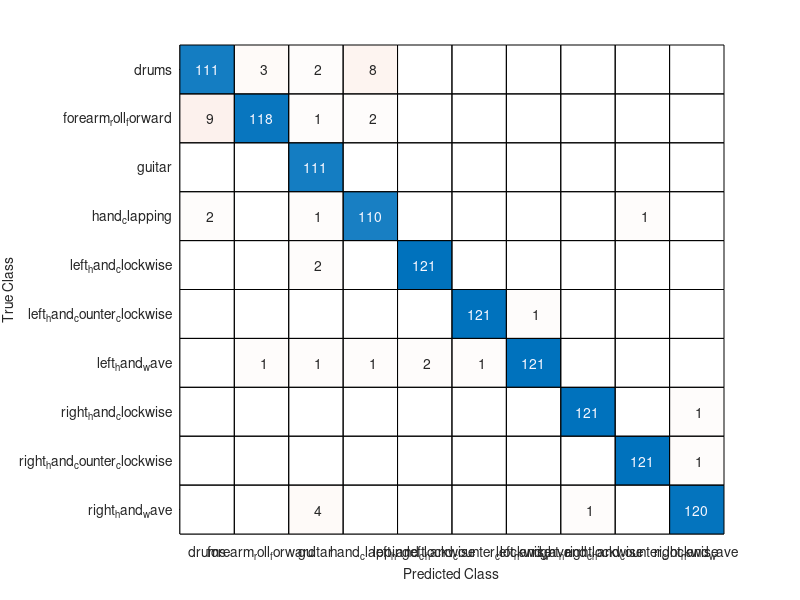

Here is the MATLAB script that generated this plot:
clear all, close all


labelnames={'hand_clapping','right_hand_wave','left_hand_wave','right_hand_clockwise','right_hand_counter_clockwise','left_hand_clockwise','left_hand_counter_clockwise','forearm_roll_forward','drums','guitar'};

% labelnames=categorical(labelnames)

lblstr=load('ibmlabels.mat');
labels=lblstr.labels;

k0labels_ts=labels(915:end);
k0predsstr=load('bestresults_preds_splitnet_k0.mat');
k0preds=k0predsstr.preds;
acc0=sum(k0labels_ts==k0preds)./3.05;
conf0=confusionmat(uint8(k0preds)+1,uint8(k0labels_ts)+1);


k1labels_ts=labels(306:610);
k1predsstr=load('bestresults_preds_splitnet_k1.mat');
k1preds=k1predsstr.preds;
acc1=sum(k1labels_ts==k1preds)./3.05;
conf1=confusionmat(uint8(k1preds)+1,uint8(k1labels_ts)+1);


k2labels_ts=labels(611:915);
k2predsstr=load('bestresults_preds_splitnet_k2.mat');
k2preds=k2predsstr.preds;
acc2=sum(k2labels_ts==k2preds)./3.05;
conf2=confusionmat(uint8(k2preds)+1,uint8(k2labels_ts)+1);


k3labels_ts=labels(1:305);
k3predsstr=load('bestresults_preds_splitnet_k3.mat');
k3preds=k3predsstr.preds;
acc3=sum(k3labels_ts==k3preds)./3.05;
conf3=confusionmat(uint8(k3preds)+1,uint8(k3labels_ts)+1);


meanacc=mean([acc0,acc1,acc2,acc3])
stdacc=std([acc0,acc1,acc2,acc3])
confall=(conf0+conf1+conf2+conf3)

confusionchart(confall,labelnames)




